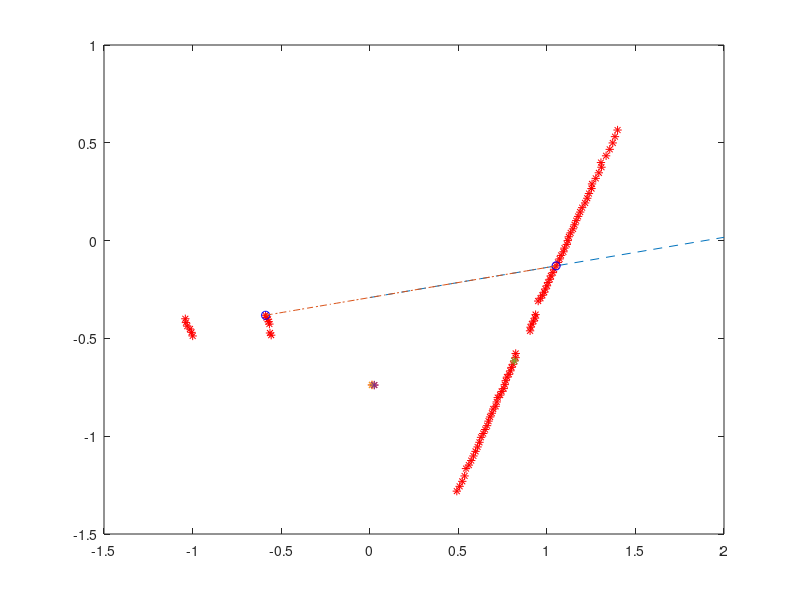

Here is the MATLAB script that generated this plot:
%% RANSAC 
% Cleaning the data
clear
load('scan4.mat')
c = 1;
for i=1:(length(r))
    if r(i,:) ~= 0
    r_clean(c,:) = r(i,:);
    theta_clean(c,:) = theta(i,:);
    c = c+1;
    end
end

% Computing the cartesian coordinates 
coordinates(1,:) = r_clean .* cos(deg2rad(theta_clean));
coordinates(2,:) = r_clean .* sin(deg2rad(theta_clean));

% test plot
% plot(x,y,'o')

% thresholds for x and y
threshold = 0.25*(max(coordinates(1,:)));

upper_x_threshold = 1.25*(max(coordinates(1,:)));
upper_y_threshold = 1.25*(max(coordinates(2,:)));
lower_x_threshold = 0.75*(min(coordinates(1,:)));
lower_y_threshold = 0.75*(min(coordinates(2,:)));

% defining the random points
rand1 = randi(length(coordinates(1,:)),1);
rand2 = randi(length(coordinates(1,:)),1);

if rand1 == rand2
    rand2 = randi(length(coordinates(1,:)),1);
end

x = coordinates(1,:);
y = coordinates(2,:);

x1 = x(rand1);
x2 = x(rand2);
y1 = y(rand1);
y2 = y(rand2);

% defining the line using the two point form of a line
x_plot = 0:2;
y_plot = ((y2-y1)/(x2-x1))*(x_plot-x1) + y1;

figure(1)
plot(x_plot,y_plot,'--'), hold on

plot(x,y,'*r')
xval = [x1, x2];
yval = [y1, y2];
plot(xval, yval,'ob'), hold on

m = polyfit(xval,yval, 1);
x_fit = linspace(x1, x2, 50);
y_fit = m(1) * x_fit + m(2);

plot(x_fit, y_fit,'-.')

% initialize khat
Khat = [0 0 1];
Tvector = [x2-x1 ; y2-y1 ; 1];
That = Tvector./vecnorm(Tvector);
Nhat = cross(Khat, That);

counter = 0;
coordinates = [coordinates ;ones(length(coordinates))];
coordinates = coordinates(1:3,:);
goodPoints = [];
goodMatrix = [zeros(length(coordinates(1,:)),10)];


for i=1:10
    rand1 = randi(length(coordinates(1,:)),1);
    rand2 = randi(length(coordinates(1,:)),1);

    if rand1 == rand2
        rand2 = randi(length(coordinates(1,:)),1);
    end

    x = coordinates(1,:);
    y = coordinates(2,:);

    x1 = x(rand1);
    x2 = x(rand2);
    y1 = y(rand1);
    y2 = y(rand2); 
    
    clear goodPoints 
    goodPoints = [];
    counter = 0;
    
    for m=1:length(coordinates(1,:))
        point = coordinates(:,m);
        pvector = [x1 - point(1) ; y1 - point(2); 1];
        perp_dist = dot(Nhat,pvector);
        if abs(perp_dist) < 0.01
            counter = counter + 1;
            goodPoints(length(goodPoints) + 1 )= m;
            
        end
        
    end
    goodMatrix (:,i) = [goodPoints zeros(1,length(coordinates(1,:))-length(goodPoints))];
end


for k = length(coordinates(1,:)):-1:1
    if any(goodMatrix(k,:))
        [~,index] = max(goodMatrix(k,:));
        break
        
    end
    
end

bestLine = goodMatrix(:,index);

bestLine = bestLine(bestLine ~= 0);

for i = 1:length(bestLine)
    plot(coordinates(1,bestLine(i)),coordinates(2,bestLine(i)),'*')
    
    
end


hold off
% 
% max_counter = 0;
% for k=1:10
%     max_counter = zeros(1,10);
%     for j=1:97
%         if goodMatrix(j,k) ~= 0
%             max_counter(1,k) = max_counter(1,k) + 1;
%         end
%     end
% end
            
         